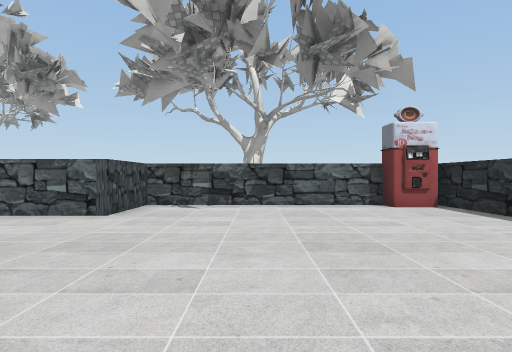
[1] (above)

20 first-person views from a walk through a scene from a Unity 3-D project. The camera is 1.4 m above the floor, looks level and sees 75° across. The floor is counted in squares, 2 m on a side. Each view is taken from the middle of a square. On the plan, view 1 faces up. The plan holds only what a view shows up to about 10 squares ahead; the rest is blank. The place goes on beyond the plan. The player is left out. Some surface patterns are stand-ins.

[2]
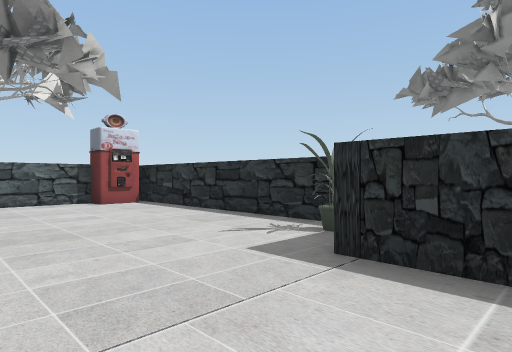

[3]
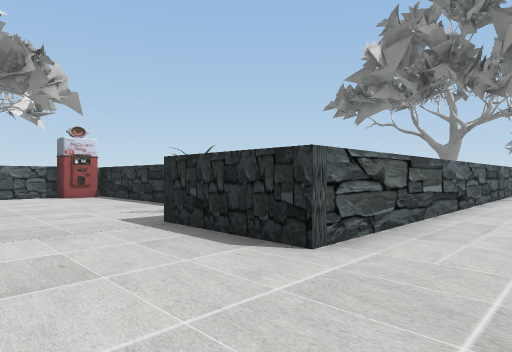

[4]
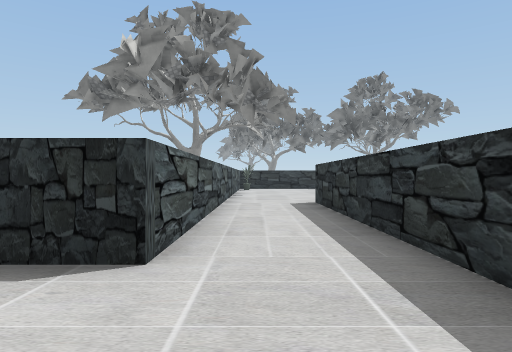

[5]
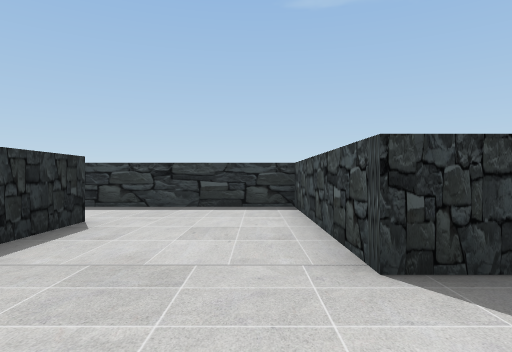

[6]
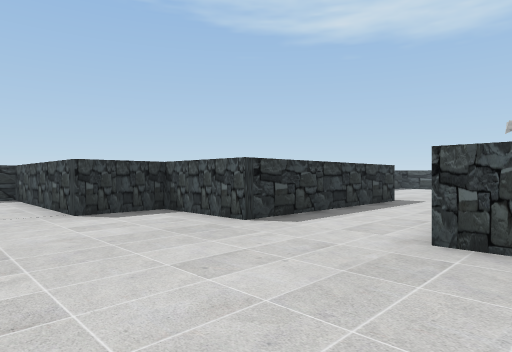

[7]
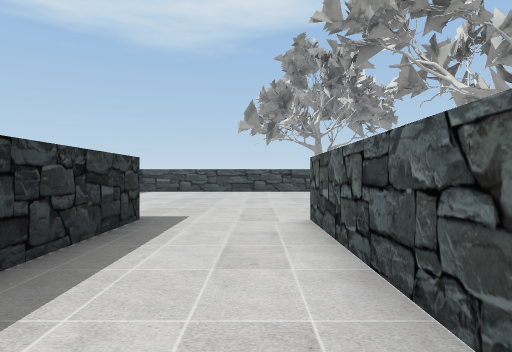

[8]
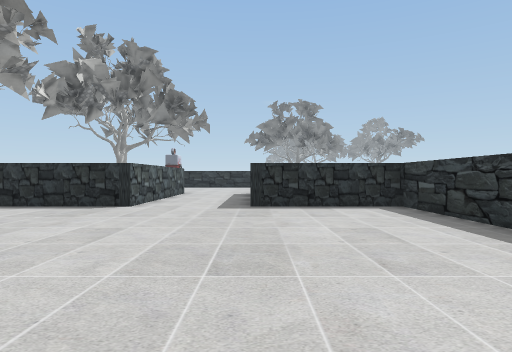

[9]
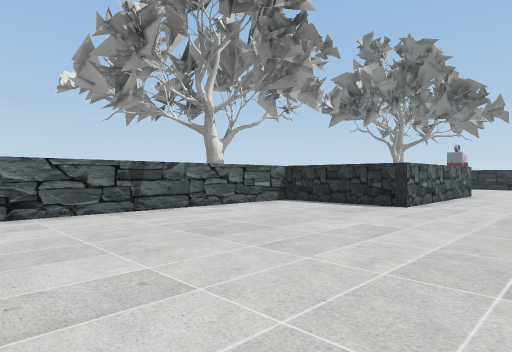

[10]
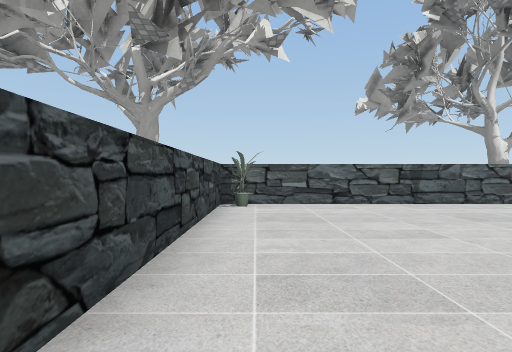

[11]
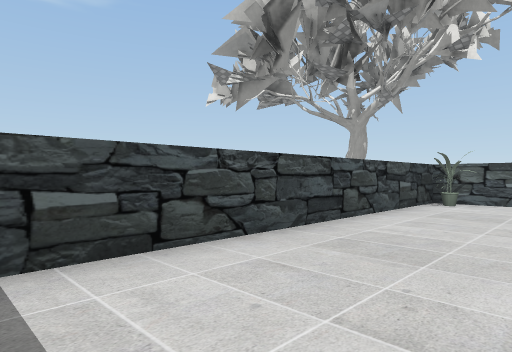

[12]
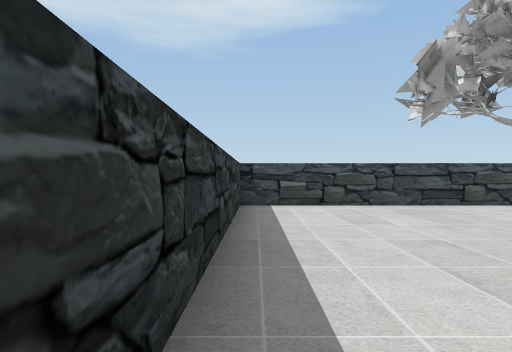

[13]
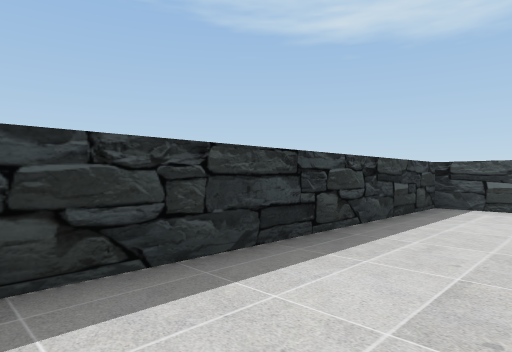

[14]
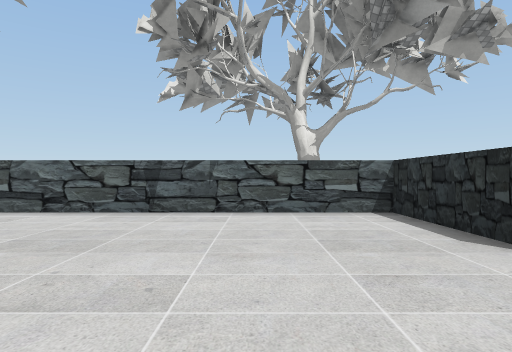

[15]
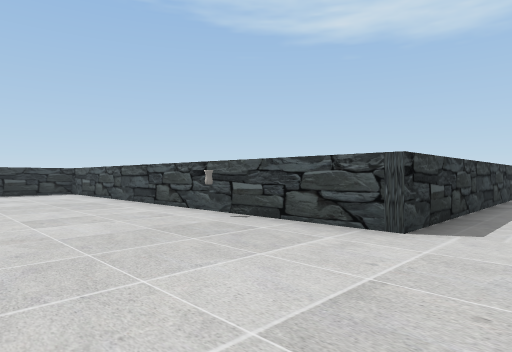

[16]
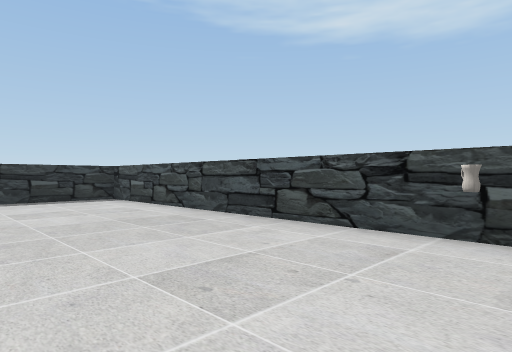

[17]
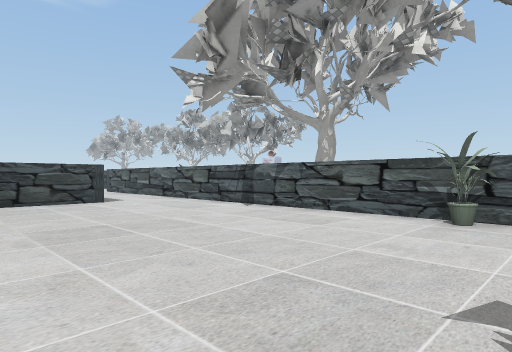

[18]
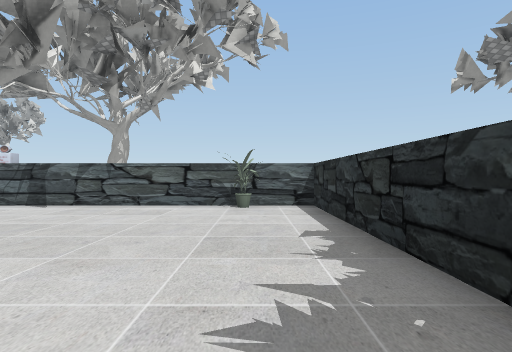

[19]
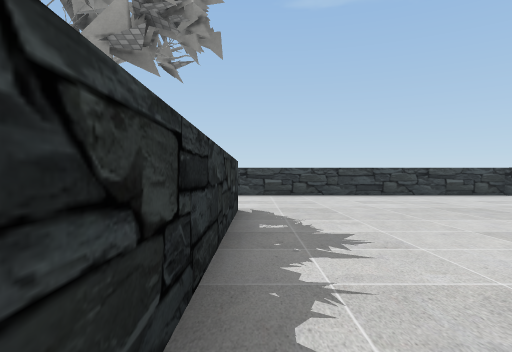

[20]
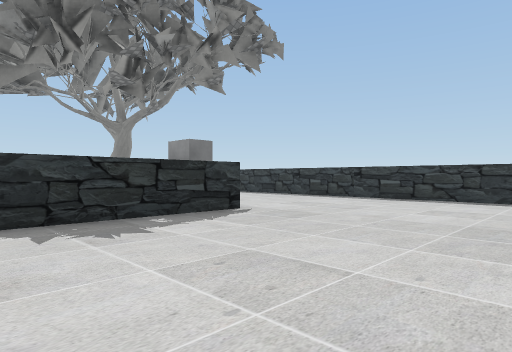

### Floor plan
Ten units are one square. View 1 is at (0, 0); x grows to the right and y downward. Boxes are objects, and circles mark ways between rooms. Rooms are numbered by the first view taken in them; rooms with no view inside come last. Other rooms are left out.
<svg viewBox="-184 -100 373 277">
<path fill="none" stroke="#000" d="M44 -16 44 -75M-26 -31 -26 -6 -9 -6 -9 46 89 46M31 -81 -26 -81 -26 -59M95 21 26 21 26 -8M-26 -59 -84 -59 -84 -94 -179 -94 -179 4 -84 4 -84 -31 -26 -31M184 119 184 21 95 21M142 172 169 172M89 46 89 172 118 172"/>
<rect x="35" y="-15" width="10" height="10" fill="#bbb"><title>other object</title></rect>
<rect x="-175" y="-95" width="10" height="10" fill="#bbb"><title>other object</title></rect>
<rect x="165" y="15" width="10" height="20" fill="#bbb"><title>other object</title></rect>
<circle cx="-30" cy="-45" r="3" fill="#2a7"/>
<circle cx="85" cy="35" r="3" fill="#2a7"/>
<text x="20" y="-20">1</text>
<text x="-120" y="-50">2</text>
<text x="140" y="100">3</text>
</svg>
Room 1 opens to room 2. Room 1 opens to room 3.

Where each view was taken, in squares from view 1:
view 1: 0 up, 0 right, facing up
view 2: 1 down, 0 right, facing up-right
view 3: 4 down, 0 right, facing up-right
view 4: 3 down, 0 right, facing right
view 5: 3 up, 0 right, facing down
view 6: 7 up, 1 right, facing down-left
view 7: 5 up, 3 left, facing left
view 8: 3 up, 16 left, facing right
view 9: 3 up, 16 left, facing up-right
view 10: 1 up, 17 left, facing up
view 11: 0 up, 15 left, facing up-left
view 12: 0 up, 10 left, facing left
view 13: 2 up, 10 left, facing down-left
view 14: 3 up, 11 left, facing up
view 15: 3 down, 13 right, facing down-left
view 16: 7 down, 13 right, facing down-left
view 17: 8 down, 18 right, facing up-left
view 18: 10 down, 17 right, facing up
view 19: 5 down, 18 right, facing down
view 20: 7 down, 13 right, facing down-right
